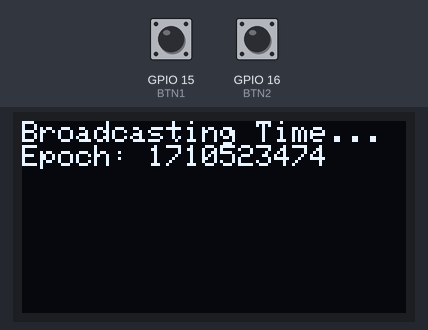
Recording of a program running on a simulated ESP32. On the bench: 128×64 one-colour display. Inputs (shaded band) come from the test bench; at power-on: GPIO 15 (BTN1) HIGH, GPIO 16 (BTN2) HIGH. WiFi joins after 1.5 s; servers stay silent unless stated; the local clock reads 2024-03-15 10:24:30 at power-on unless the program sets it; no radio packets arrive unless stated; what the program prints to the serial monitor is not drawn.

Above: at 4.9 s.
7.8 s: GPIO 15 (BTN1) pulled LOW for 0.15 s
At 8.4 s:
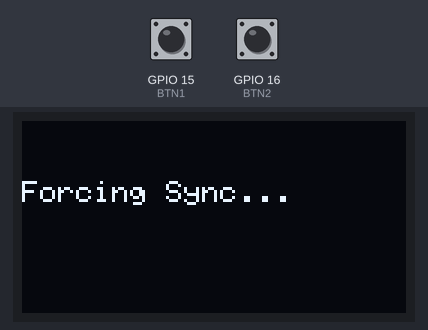
10.3 s: GPIO 16 (BTN2) pulled LOW for 0.15 s
At 12.1 s:
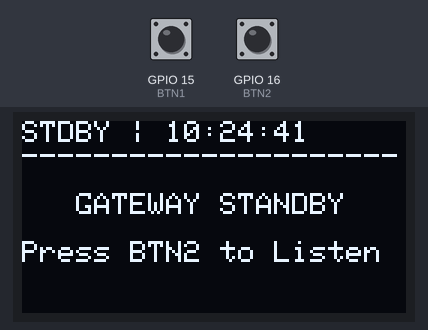
13.4 s: GPIO 16 (BTN2) pulled LOW for 1 s
At 14.7 s:
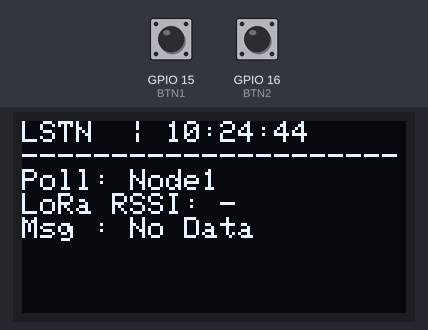
15.9 s: GPIO 15 (BTN1) pulled LOW for 1 s
At 17.5 s:
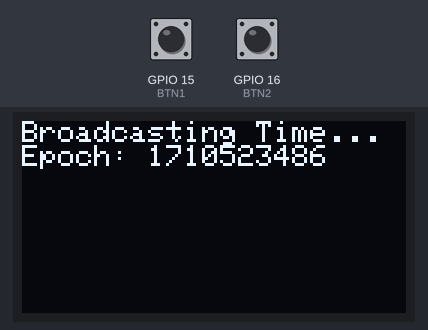
21.9 s: GPIO 16 (BTN2) pulsed LOW 5 times (0.12 s each, 0.3 s apart)
At 23.2 s:
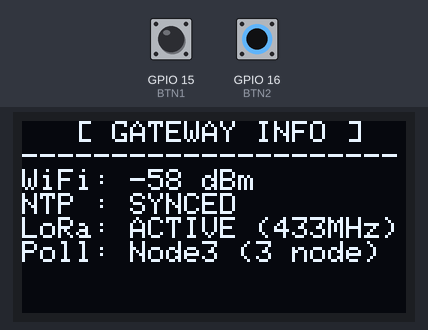
Timing chart, 0 to 24.9 s (numbered marks = the images above; inputs shaded):
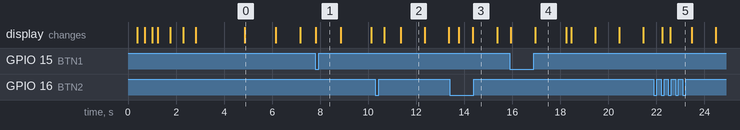

Measured:
- after the input at 7.8 s, the display: changes at once (image 1)
- after the input at 10.3 s, the display: first changes after 0.36 s (image 2 shows a later state)
- after the input at 13.4 s, the display: first changes after 0.38 s (image 3 shows a later state)
- after the input at 15.9 s, the display: first changes at once (image 4 shows a later state)
- after the input at 21.9 s, the display: first changes after 0.35 s (image 5 shows a later state)
- what the display in image 0 shows lasts 1.3 s, from 4.9 s to 6.2 s
- what the display in image 2 shows lasts 1.0 s, from 11.4 s to 12.4 s

The program:

main.cpp
```cpp
#include <Adafruit_GFX.h>
#include <Adafruit_SSD1306.h>
#include <Arduino.h>
#include <LoRa.h>
#include <SPI.h>
#include <WiFi.h>
#include <Wire.h>
#include <time.h>

const char *ssid = "LCDD";
const char *password = "12345688";

// --- KONFIGURASI NTP (WIB = UTC+7) ---
const char *ntpServer = "pool.ntp.org";
const long gmtOffset_sec = 7 * 3600;
const int daylightOffset_sec = 0;


// >>> KONFIGURASI POLLING NODE <<<

const uint8_t POLL_NODES[] = {1, 2, 3};

const uint8_t NUM_POLL_NODES = sizeof(POLL_NODES) / sizeof(POLL_NODES[0]);


const unsigned long POLL_TIMEOUT = 1500;    // ms menunggu balasan node

const unsigned long POLL_GAP = 100;         // ms jeda antar giliran poll
const unsigned long SYNC_INTERVAL = 300000; // broadcast sync ulang tiap 5 menit


const uint8_t OFFLINE_AFTER_MISSES = 2;
const unsigned long OFFLINE_PROBE_MS = 5000;


const unsigned long RADIO_STALL_MS = 30000;

#define LORA_SF 7

// ============================================================================
// PIN & HARDWARE
// ============================================================================
#define BTN1 15 // Force NTP sync + broadcast waktu
#define BTN2 16 // Single click: Standby/Listening | Double click: Info

#define SCREEN_WIDTH 128
#define SCREEN_HEIGHT 64
#define OLED_RESET -1
Adafruit_SSD1306 display(SCREEN_WIDTH, SCREEN_HEIGHT, &Wire, OLED_RESET);

#define SS 5
#define RST 14
#define DIO0 26
#define SCK 18
#define MISO 19
#define MOSI 23

// ============================================================================
// STATE
// ============================================================================
enum GatewayMode { MODE_STANDBY, MODE_LISTENING };
GatewayMode currentMode = MODE_STANDBY;

int lastLoraRssi = 0;
String lastLoraMsg = "";
bool loraActive = false;

uint8_t pollIndex = 0; // posisi giliran dalam POLL_NODES[]
bool waitingForReply = false;
unsigned long pollStartTime = 0;
unsigned long nextPollTime = 0; // kapan poll berikutnya boleh dikirim
unsigned long lastSyncBroadcast = 0;

// State backoff offline per node (paralel dengan POLL_NODES[])
uint8_t missCount[NUM_POLL_NODES] = {0};
unsigned long probeDueAt[NUM_POLL_NODES] = {0};
unsigned long lastReplyTime = 0; // balasan terakhir dari node mana pun

bool showingInfoScreen = false;
unsigned long infoScreenStartTime = 0;

// Debounce BTN2 (edge detection, gaya sama dengan node)
bool btn2State = HIGH, btn2LastReading = HIGH;
unsigned long btn2DebounceTime = 0;
bool btn2WaitingDouble = false;
unsigned long btn2ClickTimer = 0;

// ============================================================================
// KONFIGURASI & PEMULIHAN MANDIRI RADIO
// ============================================================================
void configureLoRaRadio() {
  // Konfigurasi HARUS sama dengan node
  LoRa.setSpreadingFactor(LORA_SF);
  LoRa.setSyncWord(0x34);
  LoRa.setTxPower(10); // Daya rendah untuk stabilitas catu daya
  // CRC aktif: paket korup dibuang radio, tidak lolos ke parser dan tidak
  // membuang satu giliran polling untuk data rusak
  LoRa.enableCrc();
}

// LoRa.begin() memicu reset hardware modul lewat pin RST yang memang sudah
// terpasang, lalu semua register dikonfigurasi ulang — murni software.
void recoverLoRa() {
  LoRa.sleep();
  if (LoRa.begin(433E6)) {
    configureLoRaRadio();
    loraActive = true;
    Serial.println(F(">>> Radio LoRa di-reset & dikonfigurasi ulang."));
  } else {
    loraActive = false;
    Serial.println(F(">>> Re-init radio LoRa GAGAL!"));
  }
}

// ============================================================================
// LAYAR INFO GATEWAY
// ============================================================================
void showGatewayInfoScreen() {
  display.clearDisplay();
  display.setTextSize(1);
  display.setTextColor(SSD1306_WHITE);
  display.setCursor(0, 0);
  display.println(F("   [ GATEWAY INFO ]"));
  display.println(F("---------------------"));

  display.print(F("WiFi: "));
  if (WiFi.status() == WL_CONNECTED) {
    display.print(WiFi.RSSI());
    display.println(F(" dBm"));
  } else {
    display.println(F("DISCONNECTED"));
  }

  display.print(F("NTP : "));
  struct tm timeinfo;
  display.println(getLocalTime(&timeinfo, 10) ? F("SYNCED") : F("NOT SYNCED"));

  display.print(F("LoRa: "));
  display.println(loraActive ? F("ACTIVE (433MHz)") : F("FAILED"));

  display.print(F("Poll: Node"));
  display.print(POLL_NODES[pollIndex]);
  display.print(F(" ("));
  display.print(NUM_POLL_NODES);
  display.println(F(" node)"));

  display.display();
}

void broadcastTimeSync(bool showScreen) {
  time_t now = time(nullptr);
  if (now < 1000000000) {
    Serial.println(F("Gagal mendapatkan waktu valid untuk broadcast."));
    return;
  }

  // time() mengembalikan epoch UTC; node mencetak apa adanya,
  // jadi offset WIB (+7 jam) ditambahkan di sini.
  time_t localEpoch = now + gmtOffset_sec;

  if (showScreen) {
    display.clearDisplay();
    display.setTextSize(1);
    display.setCursor(0, 0);
    display.println(F("Broadcasting Time..."));
    display.print(F("Epoch: "));
    display.println((unsigned long)localEpoch);
    display.display();
  }

  LoRa.beginPacket();
  LoRa.print(F("{\"type\":\"sync\",\"time\":"));
  LoRa.print((unsigned long)localEpoch);
  LoRa.print(F("}"));
  LoRa.endPacket();

  lastSyncBroadcast = millis();
  Serial.print(F("Sync waktu terkirim ke Node: "));
  Serial.println((unsigned long)localEpoch);

  if (showScreen)
    delay(1200); // tahan layar agar terbaca (hanya saat manual/boot)
}

// ============================================================================
// TAMPILAN UTAMA OLED
// ============================================================================
void updateOLEDDisplay() {
  display.clearDisplay();
  display.setTextSize(1);
  display.setTextColor(SSD1306_WHITE);

  struct tm timeinfo;
  char timeStr[9] = "00:00:00";
  if (getLocalTime(&timeinfo, 10))
    strftime(timeStr, sizeof(timeStr), "%H:%M:%S", &timeinfo);

  display.setCursor(0, 0);
  display.print(currentMode == MODE_LISTENING ? F("LSTN  | ") : F("STDBY | "));
  display.println(timeStr);
  display.println(F("---------------------"));

  if (currentMode == MODE_LISTENING) {
    display.print(F("Poll: Node"));
    display.println(POLL_NODES[pollIndex]);

    display.print(F("LoRa RSSI: "));
    if (lastLoraRssi != 0) {
      display.print(lastLoraRssi);
      display.println(F(" dBm"));
    } else {
      display.println(F("-"));
    }

    display.print(F("Msg : "));
    if (lastLoraMsg.length() > 0)
      display.println(lastLoraMsg.substring(0, 12));
    else
      display.println(F("No Data"));
  } else {
    display.println();
    display.println(F("   GATEWAY STANDBY"));
    display.println();
    display.println(F("Press BTN2 to Listen"));
  }

  display.display();
}

// ============================================================================
// MAJUKAN GILIRAN POLLING KE NODE BERIKUTNYA
// (Satu-satunya logika rotasi; otomatis bekerja untuk 1 atau 3 node.)
// Node offline dilewati sampai jadwal probe-nya tiba, jadi node sehat tidak
// pernah ikut menunggu POLL_TIMEOUT milik node yang mati.
// ============================================================================
void advancePolling() {
  waitingForReply = false;
  unsigned long now = millis();

  uint8_t fallbackIdx = pollIndex;
  unsigned long fallbackDue = 0;
  bool haveFallback = false;

  for (uint8_t hop = 1; hop <= NUM_POLL_NODES; hop++) {
    uint8_t idx = (pollIndex + hop) % NUM_POLL_NODES;
    bool offline = missCount[idx] >= OFFLINE_AFTER_MISSES;
    // (long) cast: aman terhadap wrap-around millis()
    if (!offline || (long)(now - probeDueAt[idx]) >= 0) {
      pollIndex = idx;
      nextPollTime = now + POLL_GAP;
      return;
    }
    if (!haveFallback || (long)(probeDueAt[idx] - fallbackDue) < 0) {
      fallbackIdx = idx;
      fallbackDue = probeDueAt[idx];
      haveFallback = true;
    }
  }

  // Semua node sedang offline: langsung tidur sampai jadwal probe terdekat
  pollIndex = fallbackIdx;
  nextPollTime = fallbackDue;
}

// ============================================================================
// KIRIM KOMANDO POLL KE NODE GILIRAN SAAT INI
// ============================================================================
void sendPoll() {
  String cmd = "POLL_Node" + String(POLL_NODES[pollIndex]);

  // Paket ringkas (field "type" dibuang; node mencocokkan substring
  // "command":"POLL_NodeX" jadi tetap kompatibel) + epoch WIB dititipkan di
  // SETIAP poll: node yang baru menyala/restart langsung tersinkron dari
  // poll pertama yang didengarnya, tanpa menunggu broadcast 5-menit.
  String pkt = "{\"command\":\"" + cmd + "\"";
  time_t nowEpoch = time(nullptr);
  if (nowEpoch >= 1000000000)
    pkt += ",\"time\":" + String((unsigned long)(nowEpoch + gmtOffset_sec));
  pkt += "}";

  LoRa.beginPacket();
  LoRa.print(pkt);
  LoRa.endPacket();

  Serial.println(">>> Mengirim Komando Panggil: " + cmd);
  waitingForReply = true;
  pollStartTime = millis();
}

// ============================================================================
// PROSES BALASAN DARI NODE
// ============================================================================
void handleNodeReply() {
  int packetSize = LoRa.parsePacket();
  if (!packetSize)
    return;

  String receivedData;
  receivedData.reserve(packetSize);
  while (LoRa.available())
    receivedData += (char)LoRa.read();

  // Cetak blok JSON untuk dibaca app.py (format tidak diubah; data_hex
  // dari node adalah murni 125 karakter '0'/'1', diteruskan apa adanya)
  Serial.println(F("{"));
  Serial.println(F("  \"event\": \"data_received\","));
  Serial.print(F("  \"rssi\": "));
  Serial.print(LoRa.packetRssi());
  Serial.println(F(","));
  Serial.print(F("  \"snr\": "));
  Serial.print(LoRa.packetSnr());
  Serial.println(F(","));
  Serial.print(F("  \"payload\": "));
  Serial.println(receivedData);
  Serial.println(F("}"));
  Serial.println(F("--------------------------------"));

  // Verifikasi balasan berasal dari node yang sedang dipanggil
  String expectedTag = "\"node\":\"Node" + String(POLL_NODES[pollIndex]) + "\"";
  // Toleransi format lama (JSON multi-baris dengan spasi setelah ':')
  String expectedTagOld =
      "\"node\": \"Node" + String(POLL_NODES[pollIndex]) + "\"";

  if (receivedData.indexOf(expectedTag) >= 0 ||
      receivedData.indexOf(expectedTagOld) >= 0) {
    lastLoraRssi = LoRa.packetRssi();
    lastLoraMsg = receivedData;
    lastReplyTime = millis();
    if (missCount[pollIndex] >= OFFLINE_AFTER_MISSES)
      Serial.println("-> Node" + String(POLL_NODES[pollIndex]) +
                     " KEMBALI ONLINE, masuk rotasi normal lagi.");
    missCount[pollIndex] = 0;
    Serial.println("-> Balasan diterima dari Node" +
                   String(POLL_NODES[pollIndex]));
    if (!showingInfoScreen)
      updateOLEDDisplay();
    advancePolling();
  }
  // Balasan dari node lain diabaikan; tetap menunggu sampai timeout
}

// ============================================================================
// SETUP
// ============================================================================
void setup() {
  Serial.begin(115200);

  pinMode(BTN1, INPUT_PULLUP);
  pinMode(BTN2, INPUT_PULLUP);

  if (!display.begin(SSD1306_SWITCHCAPVCC, 0x3C)) {
    Serial.println(F("OLED Gagal!"));
  } else {
    display.clearDisplay();
    display.setTextColor(SSD1306_WHITE);
    display.setTextSize(1);
    display.setCursor(15, 10);
    display.println(F("Welcome To"));
    display.setCursor(15, 25);
    display.println(F("Gateway LCDD"));

    for (int i = 0; i <= 100; i += 4) {
      display.drawRect(14, 45, 100, 8, SSD1306_WHITE);
      display.fillRect(16, 47, (i * 96) / 100, 4, SSD1306_WHITE);
      display.display();
      delay(20);
    }
  }

  // --- WiFi hanya untuk NTP (tanpa Firebase) ---
  WiFi.mode(WIFI_STA);
  WiFi.setTxPower(WIFI_POWER_8_5dBm); // Cegah brownout
  WiFi.begin(ssid, password);

  int animCounter = 0;
  unsigned long wifiStart = millis();
  while (WiFi.status() != WL_CONNECTED && millis() - wifiStart < 20000) {
    display.clearDisplay();
    display.setCursor(0, 5);
    display.println(F("Connecting to wifi"));
    display.print(F("SSID: "));
    display.println(ssid);
    display.setCursor(0, 35);
    for (int i = 0; i <= animCounter; i++)
      display.print('.');
    display.display();
    animCounter = (animCounter + 1) % 6;
    delay(500);
  }

  if (WiFi.status() == WL_CONNECTED) {
    configTime(gmtOffset_sec, daylightOffset_sec, ntpServer);
    Serial.println(F("Menunggu sinkronisasi waktu dari NTP..."));
    struct tm timeinfo;
    int retry = 0;
    while (!getLocalTime(&timeinfo) && retry < 20) {
      delay(500);
      retry++;
    }
    display.clearDisplay();
    display.setCursor(0, 0);
    display.println(F("WiFi Connected!"));
    display.print(F("RSSI: "));
    display.print(WiFi.RSSI());
    display.println(F(" dBm"));
    display.print(F("IP  : "));
    display.println(WiFi.localIP());
    display.display();
    delay(2000);
  } else {
    Serial.println(F("WiFi gagal terhubung. Lanjut tanpa NTP."));
  }

  // --- Inisialisasi LoRa ---
  SPI.begin(SCK, MISO, MOSI, SS);
  LoRa.setPins(SS, RST, DIO0);

  if (!LoRa.begin(433E6)) {
    Serial.println(F("LoRa Gateway Gagal!"));
    display.clearDisplay();
    display.setCursor(0, 0);
    display.println(F("LoRa Gagal!"));
    display.display();
    while (1)
      ;
  }
  loraActive = true;
  configureLoRaRadio();

  Serial.println(F("Gateway LoRa Siap."));

  // Sync awal ke node, lalu langsung mulai listening
  broadcastTimeSync(true);
  currentMode = MODE_LISTENING;
  nextPollTime = millis();
  lastReplyTime = millis();
  updateOLEDDisplay();
}

// ============================================================================
// LOOP
// ============================================================================
void loop() {
  static unsigned long lastTimeUpdate = 0;
  unsigned long now = millis();

  // ------------------- SIKLUS POLLING -------------------
  if (currentMode == MODE_LISTENING) {
    // Pemulihan mandiri: 30 dtk tanpa satu balasan pun bisa berarti radio
    // gateway sendiri yang macet (bukan node) — reset & konfigurasi ulang.
    // Kalau ternyata semua node memang mati, re-init ini tidak merugikan.
    if (now - lastReplyTime > RADIO_STALL_MS) {
      Serial.println(F(">>> 30 dtk tanpa balasan dari node mana pun — "
                       "re-init radio LoRa (pemulihan mandiri)."));
      recoverLoRa();
      lastReplyTime = now;
      waitingForReply = false;
      nextPollTime = now + POLL_GAP;
    }

    if (!waitingForReply) {
      // Broadcast sync periodik saat idle (node yang restart bisa ikut lagi)
      if (now - lastSyncBroadcast > SYNC_INTERVAL) {
        broadcastTimeSync(false);
        // Beri jeda sebelum poll berikutnya: node butuh waktu memproses
        // paket sync dan kembali siap RX; poll yang dikirim beruntun di
        // iterasi yang sama bisa hilang dan berujung timeout palsu
        nextPollTime = millis() + POLL_GAP;
      }

      if (now >= nextPollTime)
        sendPoll();
    } else {
      if (now - pollStartTime > POLL_TIMEOUT) {
        Serial.println(">>> Timeout! Node" + String(POLL_NODES[pollIndex]) +
                       " tidak merespon.");
        bool wasOnline = missCount[pollIndex] < OFFLINE_AFTER_MISSES;
        if (missCount[pollIndex] < OFFLINE_AFTER_MISSES)
          missCount[pollIndex]++;
        if (missCount[pollIndex] >= OFFLINE_AFTER_MISSES) {
          probeDueAt[pollIndex] = now + OFFLINE_PROBE_MS;
          if (wasOnline)
            Serial.println(">>> Node" + String(POLL_NODES[pollIndex]) +
                           " ditandai OFFLINE; di-probe ulang tiap " +
                           String(OFFLINE_PROBE_MS / 1000) +
                           " dtk tanpa menahan node lain.");
        }
        advancePolling(); // lewati, lanjut giliran berikutnya
      } else {
        handleNodeReply();
      }
    }
  }

  // ------------------- REFRESH JAM OLED -------------------
  if (now - lastTimeUpdate >= 1000) {
    lastTimeUpdate = now;
    if (!showingInfoScreen)
      updateOLEDDisplay();
  }

  // Auto-tutup layar info setelah 5 detik
  if (showingInfoScreen && (now - infoScreenStartTime > 5000)) {
    showingInfoScreen = false;
    updateOLEDDisplay();
  }

  // ------------------- BTN1: FORCE NTP SYNC + BROADCAST -------------------
  if (digitalRead(BTN1) == LOW) {
    Serial.println(F("Tombol 1: Force NTP Sync & Broadcast!"));
    display.clearDisplay();
    display.setCursor(0, 20);
    display.println(F("Forcing Sync..."));
    display.display();

    configTime(gmtOffset_sec, daylightOffset_sec, ntpServer);
    delay(1000);
    broadcastTimeSync(true);

    showingInfoScreen = false;
    updateOLEDDisplay();
    delay(200); // debounce sederhana
  }

  // ------------------- BTN2: SINGLE / DOUBLE CLICK -------------------
  // Edge detection + debounce (konsisten dengan logika di node)
  bool reading = digitalRead(BTN2);
  if (reading != btn2LastReading)
    btn2DebounceTime = now;

  if ((now - btn2DebounceTime) > 50) {
    if (reading != btn2State) {
      btn2State = reading;
      if (btn2State == LOW) {
        if (btn2WaitingDouble && (now - btn2ClickTimer < 300)) {
          // DOUBLE CLICK -> layar info
          btn2WaitingDouble = false;
          showingInfoScreen = true;
          infoScreenStartTime = now;
          showGatewayInfoScreen();
        } else {
          btn2WaitingDouble = true;
          btn2ClickTimer = now;
        }
      }
    }
  }
  btn2LastReading = reading;

  // Eksekusi single click bila jendela double click habis
  if (btn2WaitingDouble && (now - btn2ClickTimer >= 300)) {
    btn2WaitingDouble = false;

    if (showingInfoScreen) {
      // Klik sekali saat layar info aktif = tutup layar info
      showingInfoScreen = false;
      updateOLEDDisplay();
    } else if (currentMode == MODE_LISTENING) {
      currentMode = MODE_STANDBY;
      Serial.println(F("Mode: STANDBY. Berhenti polling."));
      updateOLEDDisplay();
    } else {
      currentMode = MODE_LISTENING;
      pollIndex = 0;
      waitingForReply = false;
      nextPollTime = now;
      lastReplyTime = now; // jangan langsung memicu pemulihan mandiri
      Serial.println(F("Mode: LISTENING. Mulai polling node..."));
      updateOLEDDisplay();
    }
  }
}
```
